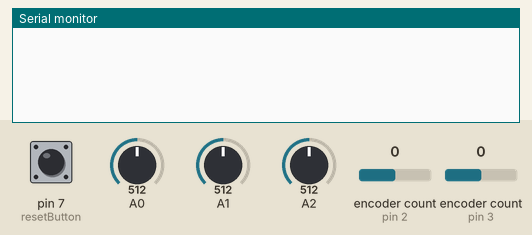
A sketch run on a simulated Arduino Uno, built with avr-gcc and run on an emulated ATmega328P. Parts: the last lines printed to the serial monitor. Inputs (shaded band) come from the test bench; at power-on: encoder count (sensors on pin 2, pin 3) 0, pin 7 (resetButton) HIGH, A0 = 512, A2 = 512, A1 = 512.

Above: at 1.2 s.
1.3 s: encoder count (sensor on pin 2) set to 1
At 2.3 s:
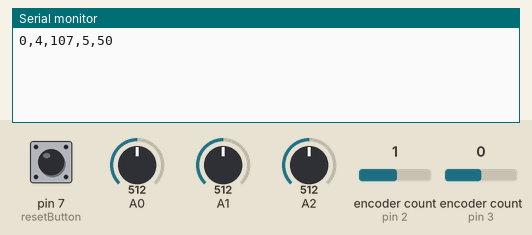
2.8 s: pin 7 (resetButton) pulled LOW for 0.15 s
At 3.9 s:
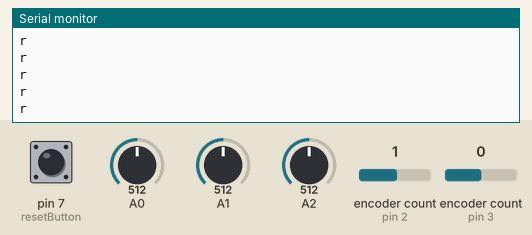
4.4 s: encoder count (sensor on pin 3) set to 1
At 5.6 s:
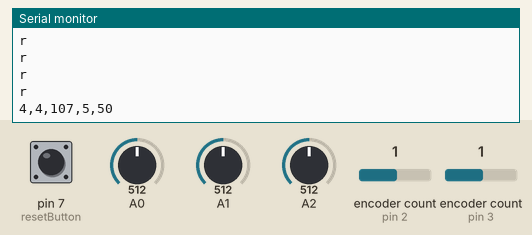
5.9 s: A0 set to 716
At 7.1 s:
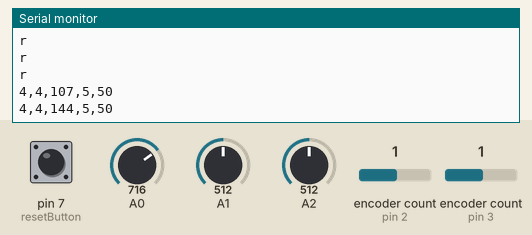
7.4 s: A2 set to 716
At 8.1 s:
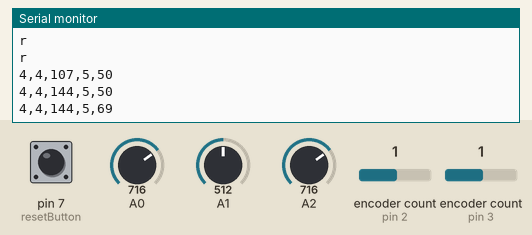
8.9 s: A1 set to 306
At 9.3 s:
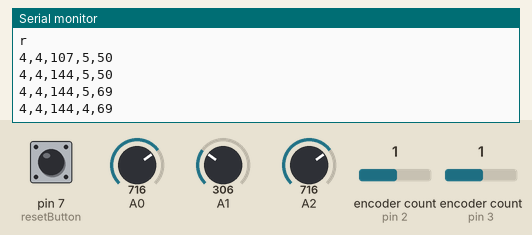

The sketch:

readThreePots.ino
```cpp
/*
   read the values of three pots and two encoders,
   and report them via serial if any change by more than a specified amount

   serial output should be:
   leftwheel,rightwheel,ballRad,polypoints,gridSkew

   leftwheel and rightwheel have ranges 0–10000
   ballRad has range 15–200
   polyPoints has range 3–7
   gridSkew has range 0–100

   ballRad pot on A0, polyPoints pot on A1, gridSkew on A2

   v 0.1 8-2-17
    first version

   v 0.2 8-9-17
    merging with readTwoEncoders
    adding appropriate ranges for output values
    this needs revision but was done in a hurry

   v 0.21 8-9-17
    minor restructuring; added reset button on pin 7 which I'd forgotten about
    tested and is outputting correct serial data

   v 0.22 8-9-17
    corrected ballRad range to 15–200

   v 0.23 8-10-17
    adding wraparound to the encoder wheels as per Arvid's suggestion

   v 0.24 8-23-17
    switching X and Y wheels in software since it's easier than doing it in hardware

   Robert Zacharias
   rz@rzach.me

   released to the public domain by the author
*/

#include <Encoder.h>

Encoder right(2, 4);
Encoder left(3, 5);

bool wraparound = true;

int resetButton = 7;

int val[3], oldval[3];
bool change = true;
int slop = 1; // minimum change to detect

void setup() {
  Serial.begin(9600);
  for (int i = 14; i < 17; i++) { // A0 is pin 14, A1 is 15, A2 is 16
    pinMode(i, INPUT);
  }
  for (int i = 0; i < 3; i++) oldval[i] = analogRead(i + 14); // load initial values
  pinMode(resetButton, INPUT_PULLUP);
}

void loop() {

  // read three pots
  for (int i = 0; i < 3; i++) {
    val[i] = analogRead(i + 14);
    delay(1);
  }

  // compare to old values
  for (int i = 0; i < 3; i++) {
    if (abs(val[i] - oldval[i]) > slop) {
      change = true;
      break;
    }
    else change = false;
  }

  static long leftOldPos, rightOldPos;

  long leftPos = left.read();
  long rightPos = right.read();

  if (wraparound) {
    if (leftPos < 0) left.write(9999);
    else if (leftPos > 10000) left.write(0);
    if (rightPos < 0) right.write(9999);
    else if (rightPos > 10000) right.write(0);
  }

  else {
    if (leftPos < 0) left.write(0);
    else if (leftPos > 10000) left.write(10000);
    if (rightPos < 0) right.write(0);
    else if (rightPos > 10000) right.write(10000);
  }

  if (leftPos != leftOldPos || rightPos != rightOldPos) {
    leftOldPos = leftPos;
    rightOldPos = rightPos;
    change = true;
  }

  // record new values as old
  for (int i = 0; i < 3; i++) oldval[i] = val[i];


  if (change) {
    int ballRad = map(val[0], 0, 1023, 15, 200);
    int polyPoints = map(val[1], 0, 1000, 3, 7);
    int gridSkew = map(val[2], 0, 1023, 0, 100);

    Serial.print(leftPos);
    Serial.print(',');
    Serial.print(rightPos);
    Serial.print(',');
    Serial.print(ballRad);
    Serial.print(',');
    Serial.print(polyPoints);
    Serial.print(',');
    Serial.println(gridSkew);

    change = false;
  }

  if (digitalRead(resetButton) == LOW) Serial.println('r');

}
```

Measured:
- after the input at 1.3 s, the serial monitor: prints a new line at once (image 1)
- after the input at 2.8 s, the serial monitor: prints a new line at once (image 2)
- after the input at 4.4 s, the serial monitor: prints a new line at once (image 3)
- after the input at 5.9 s, the serial monitor: prints a new line at once (image 4)
- after the input at 7.4 s, the serial monitor: prints a new line at once (image 5)
- after the input at 8.9 s, the serial monitor: prints a new line at once (image 6)
